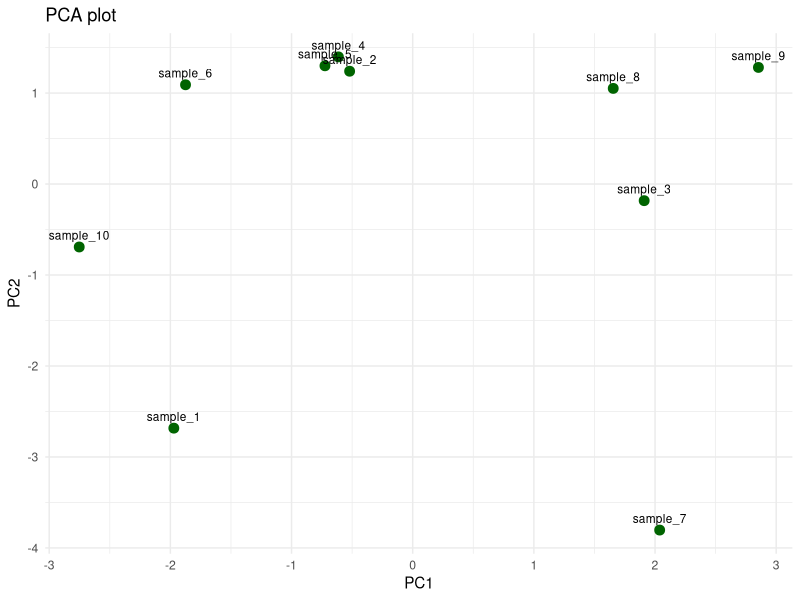

This figure's R source:
library(tidyverse)

# 04_PCA.R
# Principal component analysis visualisation

# Example dataset
set.seed(123)
mat <- matrix(rnorm(200), nrow = 20)
colnames(mat) <- paste0("sample_", 1:10)
rownames(mat) <- paste0("gene_", 1:20)

pca_res <- prcomp(t(mat), scale. = TRUE)

pca_df <- as.data.frame(pca_res$x[, 1:2])
pca_df$sample <- rownames(pca_df)

ggplot(
  pca_df,
  aes(x = PC1, y = PC2, label = sample)
) +
  geom_point(size = 3, colour = "darkgreen") +
  geom_text(vjust = -0.8, size = 3) +
  theme_minimal() +
  labs(title = "PCA plot")
